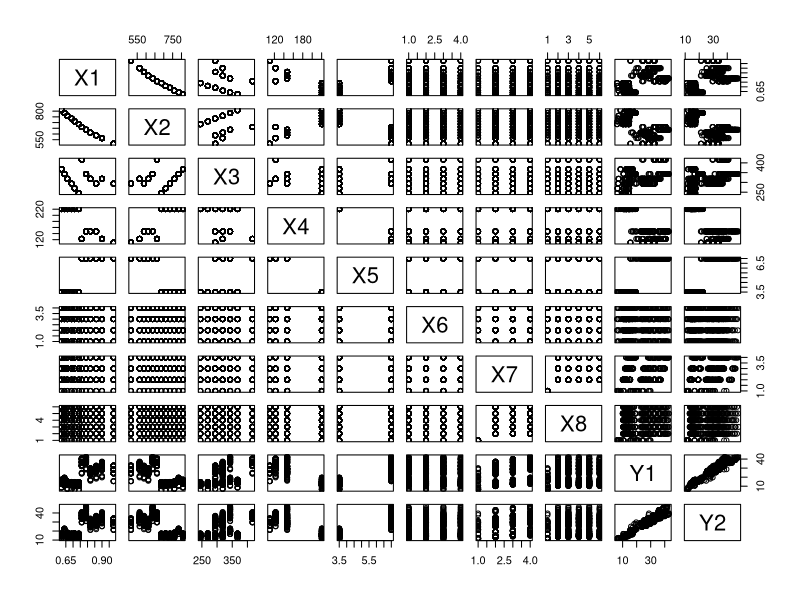
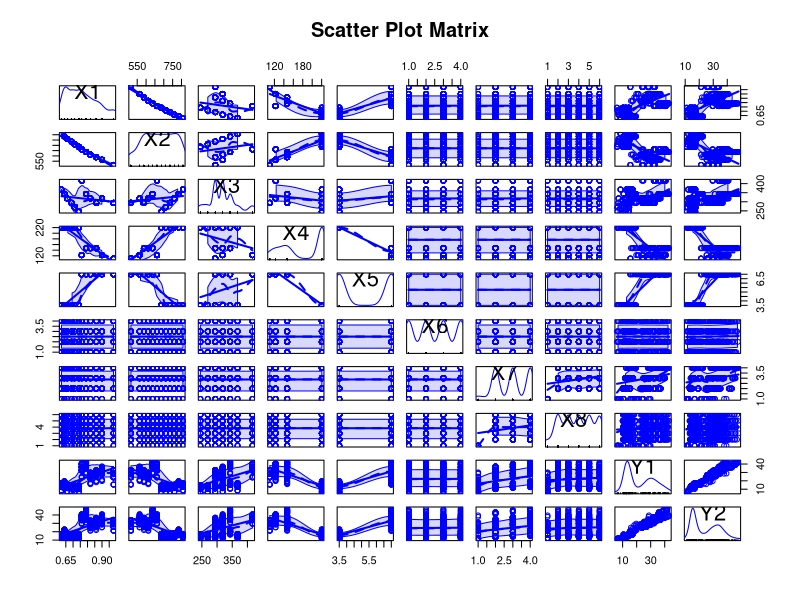

The R source for these figures, in order: (Note: this script raises an error after producing the figures.)
rm(list = ls())

library(car)
library(caret)
# setwd("~/Documents/6300individual/")
# load data
enbdata <- read.table("ENBdata.txt", header = TRUE,sep = "\t",encoding = "utf-8")
enbnames <- c('RelativeCompactness','SurfaceArea','WallArea',
              'RoofArea','OverallHeight','Orientation','GlazingArea',
              'GlazingAreaDistribution','HeatingLoad','CoolingLoad')
# colnames(enbdata) <- enbnames
# Specifically: 
# X1	Relative Compactness 
# X2	Surface Area 
# X3	Wall Area 
# X4	Roof Area 
# X5	Overall Height 
# X6	Orientation 
# X7	Glazing Area 
# X8	Glazing Area Distribution 
# y1	Heating Load 
# y2	Cooling Load
summary(enbdata)
enbdata$X6 <- factor(enbdata$X6)
enbdata$X7 <- factor(enbdata$X7)
enbdata$X8 <- factor(enbdata$X8)

# data partition
intrain <- createDataPartition(y = enbdata$Y1, p = 0.7, list = F)

train.data <- enbdata[intrain, 1:8]
train.label <- enbdata[intrain, 'Y1']
train.total <- enbdata[intrain, 1:9]

test.data <- enbdata[-intrain, 1:8]
test.label <- enbdata[-intrain, 'Y1']

# EDA
pairs(enbdata)
cor(cbind(enbdata[1:5],enbdata[9:10]))
scatterplotMatrix(enbdata,spread=FALSE,lty.smooth=2,main="Scatter Plot Matrix")

# train and mse mae
model.fit <- function(train.total, test.data, test.label, method.fit){
  fit <- train(
    Y1 ~ ., train.total,
    method = method.fit,
    trControl = trainControl(
      method = "cv", number = 10,
      verboseIter = TRUE
    )
  )
  cat(str(fit$results))
  predictY <- predict(fit, test.data)
  mse <- sum((test.label-predictY)^2)/length(test.label)
  mae <- sum(abs(test.label-predictY))/length(test.label)
  cat(method.fit,".mse=",mse,"\n")
  cat(method.fit,".mae=",mae,"\n")
}


# simple linear regression
lm.slr <- lm(Y1~., data = train.total)
summary(lm.slr)
pre.slr <- predict(lm.slr, test.data)
slr.mse <- sum((test.label-pre.slr)^2)/length(test.label)
slr.mae <- sum(abs(test.label-pre.slr))/length(test.label)
cat("slr.mse=",slr.mse,"\n")
cat("slr.mae=",slr.mae,"\n")

# simple linear regression with 10-fold cv
model.fit(train.total, test.data, test.label, 'lm')

# min-max normalization
data.new <- enbdata
data.new$X1 <- (data.new$X1-min(data.new$X1))/(max(data.new$X1)-min(data.new$X1))
data.new$X2 <- (data.new$X2-min(data.new$X2))/(max(data.new$X2)-min(data.new$X2))
data.new$X3 <- (data.new$X3-min(data.new$X3))/(max(data.new$X3)-min(data.new$X3))
data.new$X4 <- (data.new$X4-min(data.new$X4))/(max(data.new$X4)-min(data.new$X4))
data.new$X5 <- (data.new$X5-min(data.new$X5))/(max(data.new$X5)-min(data.new$X5))

intrains <- createDataPartition(y = data.new$Y1, p = 0.7, list = F)

train.datas <- data.new[intrain, 1:8]
train.labels <- data.new[intrain, 'Y1']
train.totals <- data.new[intrain, 1:9]

test.datas <- data.new[-intrain, 1:8]
test.labels <- data.new[-intrain, 'Y1']

# after normalization
# simple linear regression
lm.slr <- lm(Y1~., data = train.totals)
summary(lm.slr)

pre.slr <- predict(lm.slr, test.datas)
slr.mse <- sum((test.labels-pre.slr)^2)/length(test.labels)
slr.mae <- sum(abs(test.labels-pre.slr))/length(test.labels)
cat("slr.mse=",slr.mse,"\n")
cat("slr.mae=",slr.mae,"\n")

# simple linear regression with 10-fold cv
model.fit(train.totals, test.datas, test.labels, 'lm')

# predictors selection
library(MASS)
temp <- stepAIC(lm.slr, direction = "backward")

# simple linear regression
lm.slr <- lm(Y1~X1+X2+X3+X5+X7, data = train.total)
summary(lm.slr)
pre.slr <- predict(lm.slr, test.data)
slr.mse <- sum((test.label-pre.slr)^2)/length(test.label)
slr.mae <- sum(abs(test.label-pre.slr))/length(test.label)
cat("slr.mse=",slr.mse,"\n")
cat("slr.mae=",slr.mae,"\n")

model.fit(train.total, test.data, test.label, 'lm')
model.fit(train.total, test.data, test.label, 'lasso')
model.fit(train.total, test.data, test.label, 'rf')
model.fit(train.total, test.data, test.label, 'svmLinear3')
